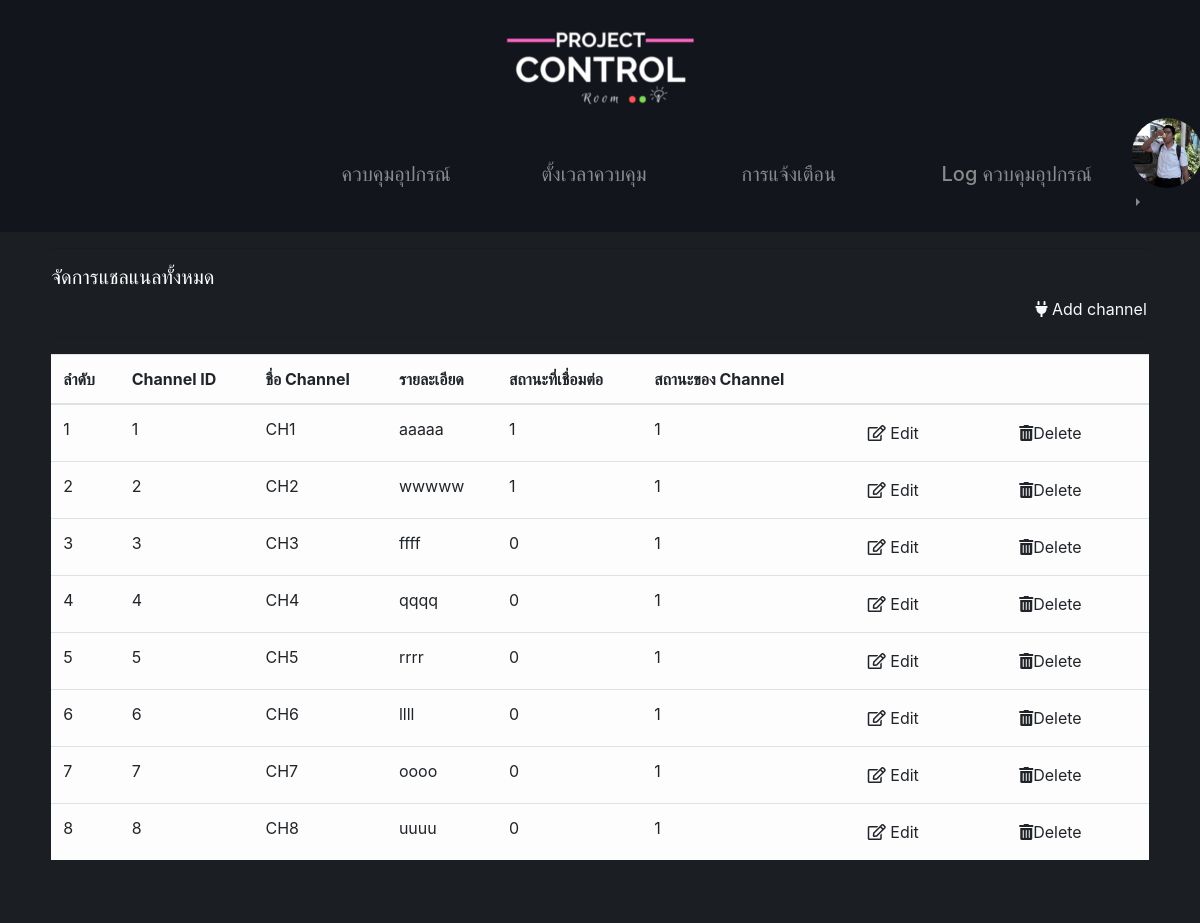
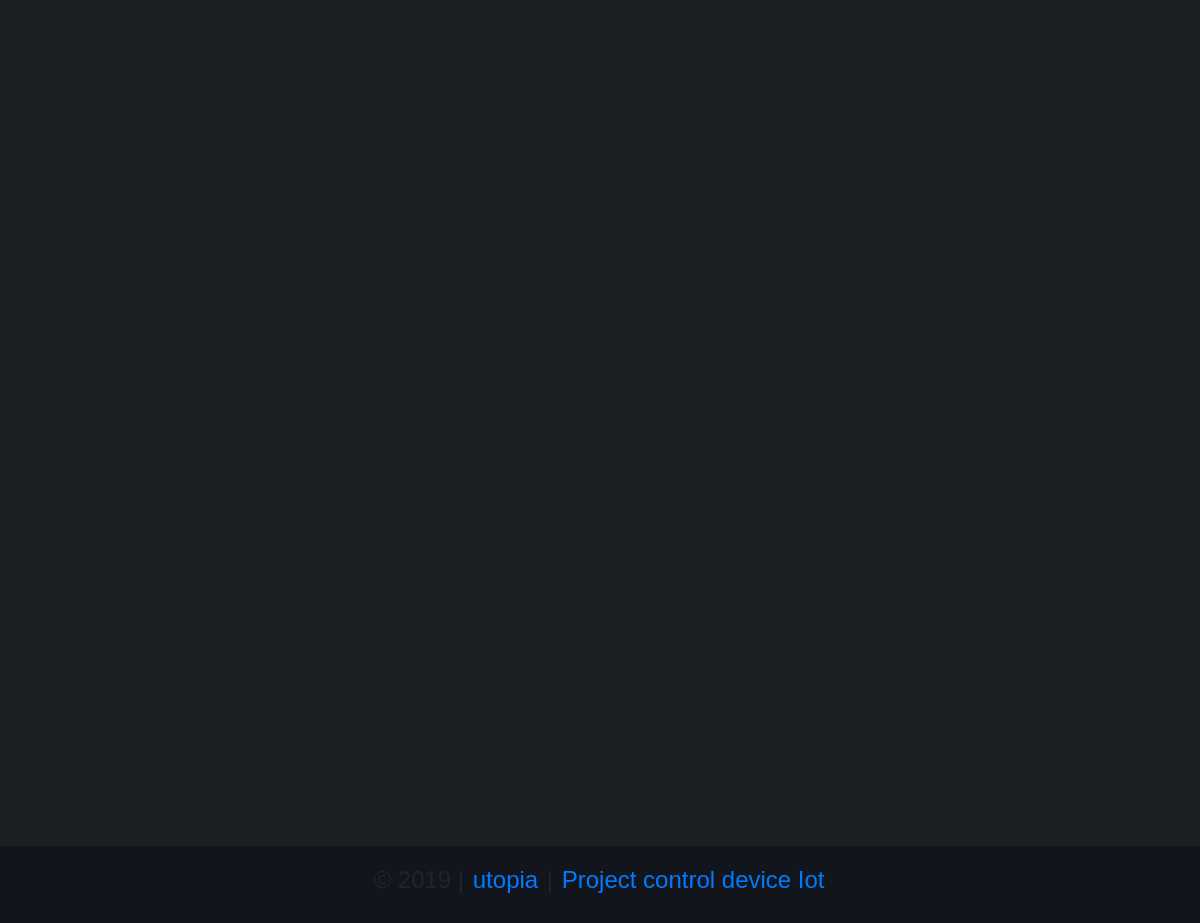
The app's page /projectcontrol/viewchannel.php (signed in) with its own data (2 pictures, top to bottom).
### tables this page shows
CREATE TABLE `users` (
  `userid` int(2) NOT NULL,
  `username` varchar(50) NOT NULL,
  `password` varchar(50) NOT NULL,
  `fname` varchar(50) NOT NULL,
  `lname` varchar(50) NOT NULL,
  `email` varchar(50) NOT NULL,
  `picture` varchar(100) NOT NULL,
  `date` timestamp NULL DEFAULT CURRENT_TIMESTAMP,
  `status` varchar(1) NOT NULL DEFAULT 'Y'
);

CREATE TABLE `channel` (
  `channelid` int(2) NOT NULL,
  `channelname` varchar(50) NOT NULL,
  `descrip` varchar(200) NOT NULL,
  `status` varchar(5) NOT NULL DEFAULT '0',
  `channelstatus` varchar(1) NOT NULL DEFAULT '0'
);

### projectcontrol/viewchannel.php (the view, shortened to what this page needs)
<?php
require "head.php";
require "inc/connect.php";
$sql = "SELECT * FROM channel";
$result = mysqli_query($con, $sql);
?>
<div class="row" style="margin-bottom:25%">
    <div class="col-sm-12">
        <hr>
        <h5 style="color:white;">จัดการแชลแนลทั้งหมด</h5>
        <p class="text-right"><a class="text-light" href="addchannel.php "><i class="fas fa-plug"></i> Add channel</a></p>
        <hr>
        <table class="table table-hover">
            <thead>
                <tr class="table-light">
                    <th>ลำดับ</th>
                    <th>Channel ID</th>
                    <th>ชื่อ Channel</th>
                    <th>รายละเอียด</th>
                    <th>สถานะที่เชื่อมต่อ</th>
                    <th>สถานะของ Channel</th>
                    <th></th>
                    <th></th>
                </tr>
            </thead>
            <tbody>
                <?php
                $no = 1;
                while ($row = mysqli_fetch_assoc($result)) {
                    $channelid = $row['channelid'];
                    $url_editchannel = "editchannel.php?id=$channelid";
                    $url_deletechannel = "inc/deletechannel.php?id=$channelid";
                ?>
                    <tr class="table-light">
                        <td><?php echo $no++ ?></td>
                        <td><?php echo $row['channelid']; ?></td>
                        <td><?php echo $row['channelname']; ?></td>
                        <td><?php echo $row['descrip']; ?></td>
                        <td><?php echo $row['status']; ?></td>
                        <td><?php echo $row['channelstatus']; ?></td>
                        <td><a class="dropdown-item" href="<?php echo $url_editchannel; ?>"><i class="far fa-edit"></i> Edit</a></td>
                        <td><a class="dropdown-item" href="<?php echo $url_deletechannel; ?>" onclick="return confirm('Are you sure to delete?')"><i class="fas fa-trash-alt"></i>Delete</a></td>
                    </tr>
                <?php }
                ?>
            </tbody>
        </table>
    </div>
</div>
<?php
require "footer.php";
?>

### projectcontrol/head.php (shortened to what this page needs)
<?php
require "inc/connect.php";
$userid = $_SESSION['userid'];
$sessionstatus = $_SESSION['status'];
$sql = "SELECT * FROM users WHERE userid=$userid";
$result = mysqli_query($con, $sql);
$row = mysqli_fetch_array($result);
$profileimg  = $row['picture'];
?>
<!DOCTYPE html>
<html lang="en">
<head>
    <link rel="stylesheet" href="css/stylefooter.css">
    <link rel="stylesheet" href="css/styleheader.css">
    <link rel="stylesheet" href="//cdnjs.cloudflare.com/ajax/libs/timepicker/1.3.5/jquery.timepicker.min.css">
    <link rel="stylesheet" href="https://maxcdn.bootstrapcdn.com/bootstrap/4.0.0/css/bootstrap.min.css">
    <link rel="stylesheet" href="https://use.fontawesome.com/releases/v5.8.1/css/all.css">
</head>
<body style="background-color:#1b1f23">
    <div class="row">
        <div class="col-sm" style="background-color: #13151c">
        </div>
        <div class="col-sm-3" style="background-color: #13151c">
            <a href="<?php if ($sessionstatus != "R") {
                            echo "indexuser.php";
                        } else {
                            echo "viewchannel.php";
                        } ?>">
                <img src="img/Project.png" class="img-fluid" alt="Responsive image">
            </a>
        </div>
        <div class="col-sm" style="background-color: #13151c">
        </div>
    </div>
    <div class="row" style="background-color: #13151c">
        <div class="col-md-6 offset-md-3" style="background-color: #13151c">
            <header>
                <nav class="navbar navbar-expand-lg navbar-dark">
                    <div class="collapse navbar-collapse" id="navbarTogglerDemo01" style="height:100px;">
                            <?php if ($sessionstatus != 'R') { ?>
                                <ul class="navbar-nav">
                                    <li class="nav-item">
                                        <a class="nav-link" href="indexuser.php">
                                            <h5>ควบคุมอุปกรณ์</h5>
                                        </a>
                                    </li>
                                    <li class="nav-item">
                                        <a class="nav-link" href="timeControl.php">
                                            <h5>ตั้งเวลาควบคุม</h5>
                                        </a>
                                    </li>
                                    <li class="nav-item">
                                        <a class="nav-link" href="notify.php">
                                            <h5>การแจ้งเตือน</h5>
                                        </a>
                                    </li>
                                    <li class="nav-item">
                                        <a class="nav-link" href="log.php">
                                            <h5>Log ควบคุมอุปกรณ์</h5>
                                        </a>
                                    </li>
                                <?php } ?>
                                </ul>
                                <div class="btn-group dropright" style="margin-bottom:2%;">
                                    <ul class="navbar-nav">
                                        <li class="nav-link dropdown-toggle dropdown-toggle-split" role="button" data-toggle="dropdown" aria-haspopup="true" aria-expanded="false">
                                            <img src="upload/pic/<?php echo  $profileimg; ?>" class="rounded-circle" style="width:70px;height:70px">
                                        </li>
                                    </ul>
                                </div>
                    </div>
                </nav>
            </header>
        </div>
    </div>
    <div class="row" style="height:100%;">
        <div class="col-sm">
        </div>
        <div class="col-sm-11" style="height:auto;">

### projectcontrol/css/styleheader.css (style rules this page uses)
body { position:absolute; top: 0; bottom: 0; left: 0; right: 0; height: 100%; display: block; }
a { padding: 2px; }
h6 , h5 { font-family: 'Poiret One', cursive; }
li.nav-item { padding: 10px; width: 200px; height: 60px; }

### records on screen
users: picture (picture)
channel: channelid "1", channelname "CH1", descrip "aaaaa", status "1", channelstatus "1"
channel: channelid "2", channelname "CH2", descrip "wwwww", status "1", channelstatus "1"
channel: channelid "3", channelname "CH3", descrip "ffff", status "0", channelstatus "1"
channel: channelid "4", channelname "CH4", descrip "qqqq", status "0", channelstatus "1"
channel: channelid "5", channelname "CH5", descrip "rrrr", status "0", channelstatus "1"
channel: channelid "6", channelname "CH6", descrip "llll", status "0", channelstatus "1"
channel: channelid "7", channelname "CH7", descrip "oooo", status "0", channelstatus "1"
channel: channelid "8", channelname "CH8", descrip "uuuu", status "0", channelstatus "1"
